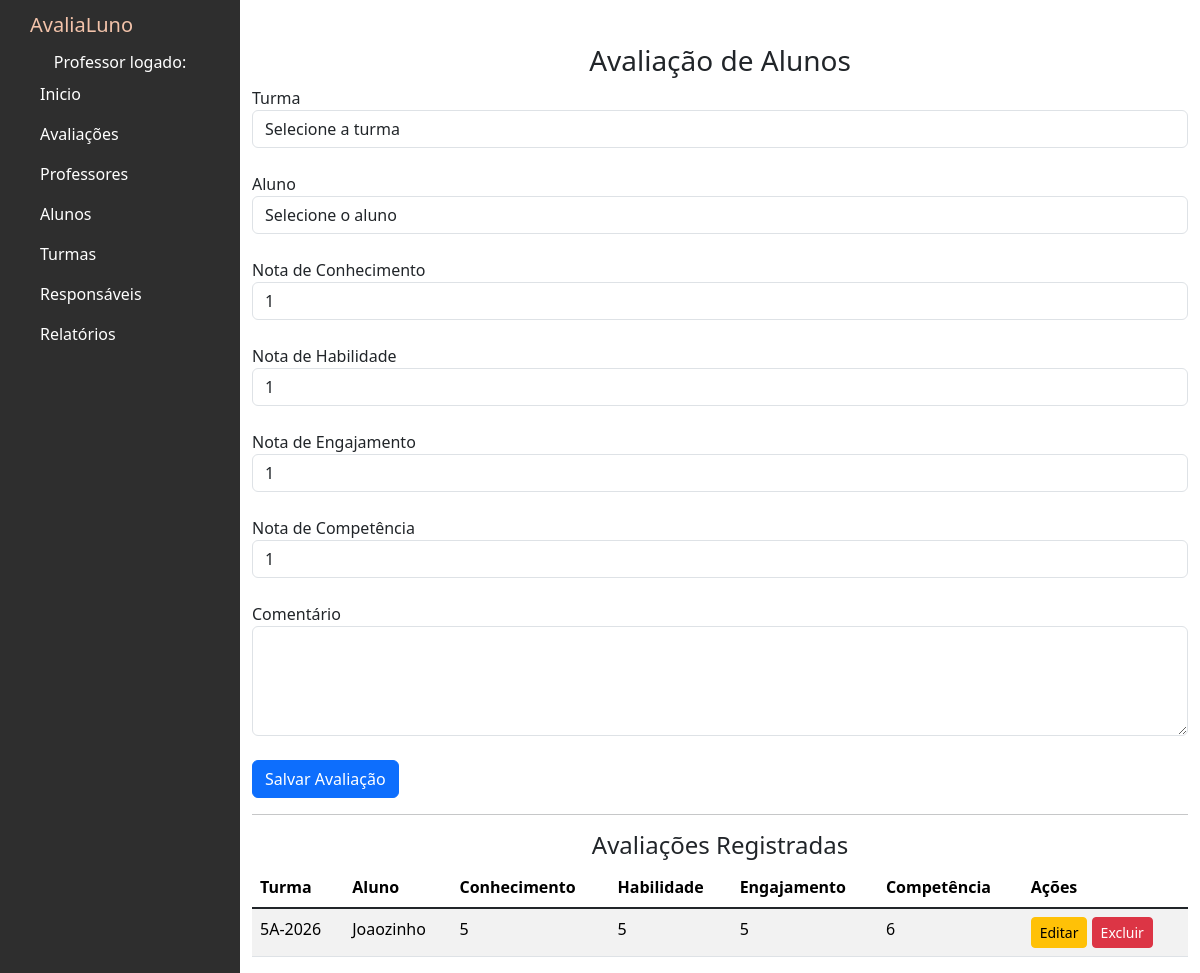
Before: /avaliacoes with the older database file.
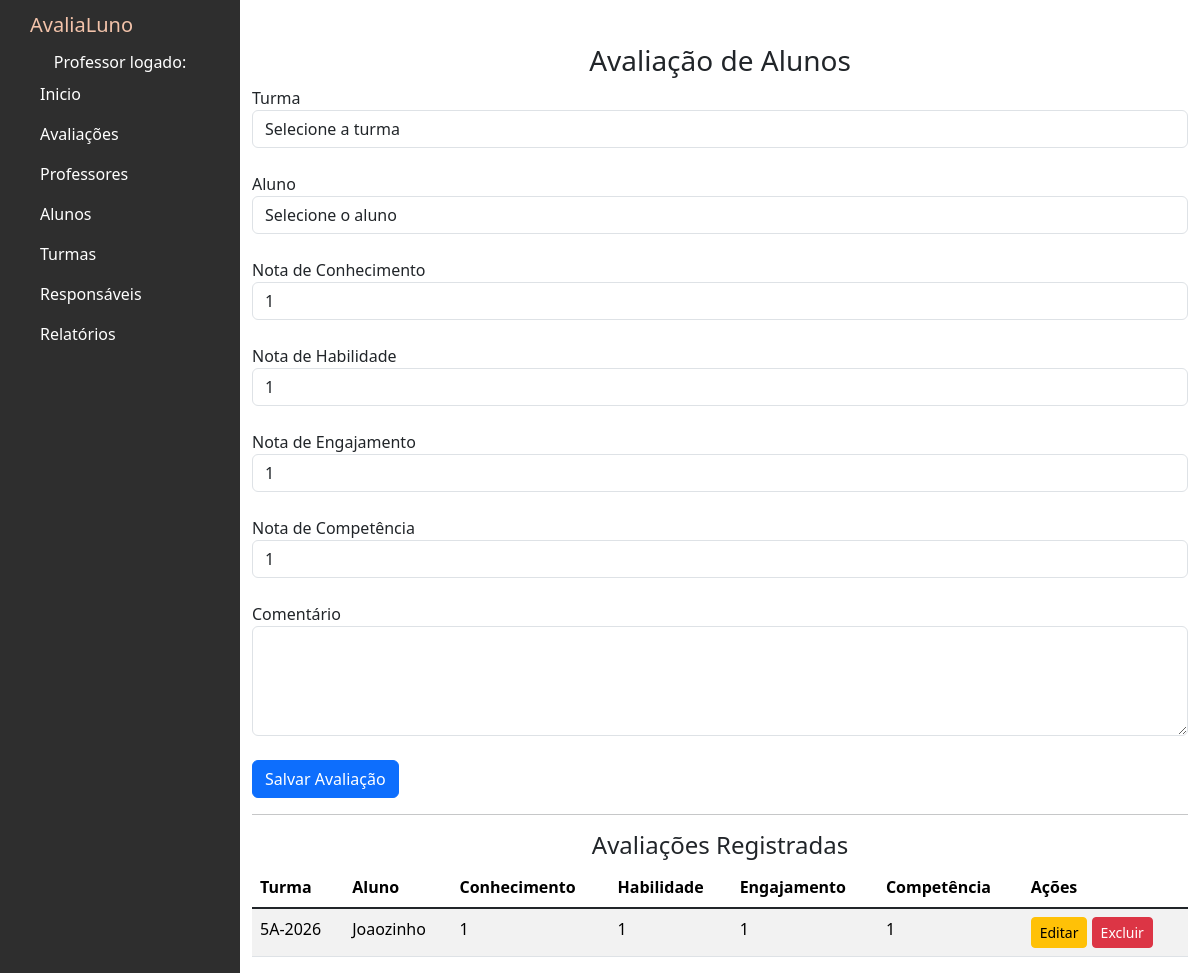
After: the same page with the newer database file.
### avaliacoes/models.py (models this page shows, shortened)
class Avaliacao(models.Model):
    turma = models.ForeignKey(Turma, on_delete=models.CASCADE)
    aluno = models.ForeignKey(Aluno, on_delete=models.CASCADE)
    nota_conhecimento = models.IntegerField()
    nota_habilidade = models.IntegerField()
    nota_engajamento = models.IntegerField()
    nota_competencia = models.IntegerField()
    comentario = models.TextField(blank=True, null=True)
    data_avaliacao = models.DateTimeField(auto_now_add=True)

class Turma(models.Model):
    nome = models.CharField(max_length=100)
    class Meta:
        verbose_name = "Turma"
        verbose_name_plural = "Turmas" # Define o nome plural personalizado

class Aluno(models.Model):
    nome = models.CharField(max_length=100)
    turma = models.ForeignKey(Turma, on_delete=models.PROTECT)
    responsavel = models.ForeignKey(Responsavel, on_delete=models.PROTECT)
    class Meta:
        verbose_name = "Aluno"
        verbose_name_plural = "Alunos"

### avaliacoes/views.py (the view, shortened to what this page needs)
# urls.py: path('avaliacoes',views.avaliacoes,name='avaliacoes'),
def avaliacoes(request):
    lista_turmas = Turma.objects.all()
    lista_alunos = Aluno.objects.select_related('turma').all()
    lista_avaliacoes = Avaliacao.objects.select_related('aluno', 'turma').all()
    return render(request, 'avaliacoes.html', {
        'lista_turmas': lista_turmas,
        'lista_alunos': lista_alunos,
        'lista_avaliacoes': lista_avaliacoes
    })

### avaliacoes/templates/avaliacoes.html (shortened to what this page needs)
{% extends 'base.html' %}
{% block content %}
<h3 class="text-center">Avaliação de Alunos</h3>
<form method="POST">
  <div class="form-group">
    <label>Turma</label>
    <select name="turma" id="turma" class="form-control" required>
      <option value="">Selecione a turma</option>
    </select>
  </div>
  <br>
  <div class="form-group">
    <label>Aluno</label>
    <select name="aluno" id="aluno" class="form-control" required>
      <option value="">Selecione o aluno</option>
    </select>
  </div>
  <br>
  <div class="form-group">
    <label>Nota de Conhecimento</label>
    <select name="nota_conhecimento" id="nota_conhecimento" class="form-control" required>
      {% for i in "12345678910"|make_list %}
        <option value="{{ forloop.counter }}">{{ forloop.counter }}</option>
      {% endfor %}
    </select>
  </div>
  <br>
  <div class="form-group">
    <label>Nota de Habilidade</label>
    <select name="nota_habilidade" id="nota_habilidade" class="form-control" required>
      {% for i in "12345678910"|make_list %}
        <option value="{{ forloop.counter }}">{{ forloop.counter }}</option>
      {% endfor %}
    </select>
  </div>
  <br>
  <div class="form-group">
    <label>Nota de Engajamento</label>
    <select name="nota_engajamento" id="nota_engajamento" class="form-control" required>
      {% for i in "12345678910"|make_list %}
        <option value="{{ forloop.counter }}">{{ forloop.counter }}</option>
      {% endfor %}
    </select>
  </div>
  <br>
  <div class="form-group">
    <label>Nota de Competência</label>
    <select name="nota_competencia" id="nota_competencia" class="form-control" required>
      {% for i in "12345678910"|make_list %}
        <option value="{{ forloop.counter }}">{{ forloop.counter }}</option>
      {% endfor %}
    </select>
  </div>
  <br>
  <div class="form-group">
    <label>Comentário</label>
    <textarea name="comentario" id="comentario" rows="4" class="form-control"></textarea>
  </div>
  <br>
  <button type="submit" name="salvar_avaliacao" id="btnSalvar" class="btn btn-primary">
    Salvar Avaliação
  </button>
</form>
<hr>
<h4 class="text-center">Avaliações Registradas</h4>
<table class="table table-striped">
  <thead>
    <tr>
      <th>Turma</th>
      <th>Aluno</th>
      <th>Conhecimento</th>
      <th>Habilidade</th>
      <th>Engajamento</th>
      <th>Competência</th>
      <th>Ações</th>
    </tr>
  </thead>
  <tbody>
    {% for a in lista_avaliacoes %}
      <tr>
        <td>{{ a.turma.nome }}</td>
        <td>{{ a.aluno.nome }}</td>
        <td>{{ a.nota_conhecimento }}</td>
        <td>{{ a.nota_habilidade }}</td>
        <td>{{ a.nota_engajamento }}</td>
        <td>{{ a.nota_competencia }}</td>
        <td>
          <button class="btn btn-sm btn-warning"
            onclick="editarAvaliacao(
              '{{ a.id }}',
              '{{ a.turma.id }}',
              '{{ a.aluno.id }}',
              '{{ a.nota_conhecimento }}',
              '{{ a.nota_habilidade }}',
              '{{ a.nota_engajamento }}',
              '{{ a.nota_competencia }}',
              `{{ a.comentario|default:'' }}`
            )">
            Editar
          </button>
          <button class="btn btn-sm btn-danger"
            onclick="abrirModalExcluir('{{ a.id }}')">
            Excluir
          </button>
        </td>
      </tr>
    {% empty %}
      <tr>
        <td colspan="7" class="text-center">Nenhuma avaliação cadastrada</td>
      </tr>
    {% endfor %}
  </tbody>
</table>
{% endblock %}

### avaliacoes/templates/base.html (shortened to what this page needs)
{% load static %}
<!DOCTYPE html>
<html lang="pt-br">
<head>
    <link href="https://cdn.jsdelivr.net/npm/bootstrap@5.1.3/dist/css/bootstrap.min.css" rel="stylesheet">
    <link link rel="stylesheet" type="text/css" href="{% static 'base.css' %}"/>
</head>
<body>
    <div class="sidebar-container">
        <div class="sidebar-logo">AvaliaLuno</div>
        <div><center>Professor logado: {{ user.username }}</center></div>
        <ul class="sidebar-navigation">
          <li>
            <a href="{% url 'menu' %}">
               Inicio
            </a>
          </li>
          <li>
            <a href="{% url 'avaliacoes' %}">
               Avaliações
            </a>
          </li>
          <li>
            <a href="{% url 'professores' %}">
               Professores
            </a>
          </li>
          <li>
            <a href="{% url 'alunos' %}">
               Alunos
            </a>
          </li>
          <li>
            <a href="{% url 'turmas' %}">
               Turmas
            </a>
          </li>
          <li>
            <a href="{% url 'responsaveis' %}">
               Responsáveis
            </a>
          </li>
          <li>
            <a href="{% url 'relatorios' %}">
               Relatórios
            </a>
          </li>
      </div>
      dashboard
      <div class="content-container">
        <div class="container-fluid">
          {% block content %}
          {% endblock %}
        </div>
      </div>
<link href="https://cdn.jsdelivr.net/npm/bootstrap@5.3.2/dist/css/bootstrap.min.css" rel="stylesheet">
</body>
</html>

### avaliacoes/static/base.css (style rules this page uses)
.sidebar-container { position: fixed; width: 240px; height: 100%; left: 0; overflow-x: hidden; overflow-y: auto; background: #2e2e2e; color: #fff; }
.content-container { padding-top: 20px; }
.sidebar-logo { padding: 10px 15px 10px 30px; font-size: 20px; background-color: #2e2e2e; color:#f3c3aa; }
.sidebar-navigation { padding: 0; margin: 0; list-style-type: none; position: relative; }
.sidebar-navigation li { background-color: transparent; position: relative; display: inline-block; width: 100%; line-height: 20px; }
.sidebar-navigation li a { padding: 10px 15px 10px 30px; display: block; color: #fff; }
.sidebar-navigation li a { text-decoration: none; }
.sidebar-navigation li a { text-decoration: none; outline: none; }
.sidebar-navigation li::before { position: absolute; content: ''; height: 100%; left: 0; top: 0; -webkit-transition: width 0.2s ease-in; transition: width 0.2s ease-in; width: 3px; z-index: -1; }
.content-container { padding-left: 240px; }

Changed rows visible on the page:
removed Avaliacao: turma.nome "5A-2026", aluno.nome "Joaozinho", nota_conhecimento "5", nota_habilidade "5", nota_engajamento "5", nota_competencia "6"
added Avaliacao: turma.nome "5A-2026", aluno.nome "Joaozinho", nota_conhecimento "1", nota_habilidade "1", nota_engajamento "1", nota_competencia "1"
